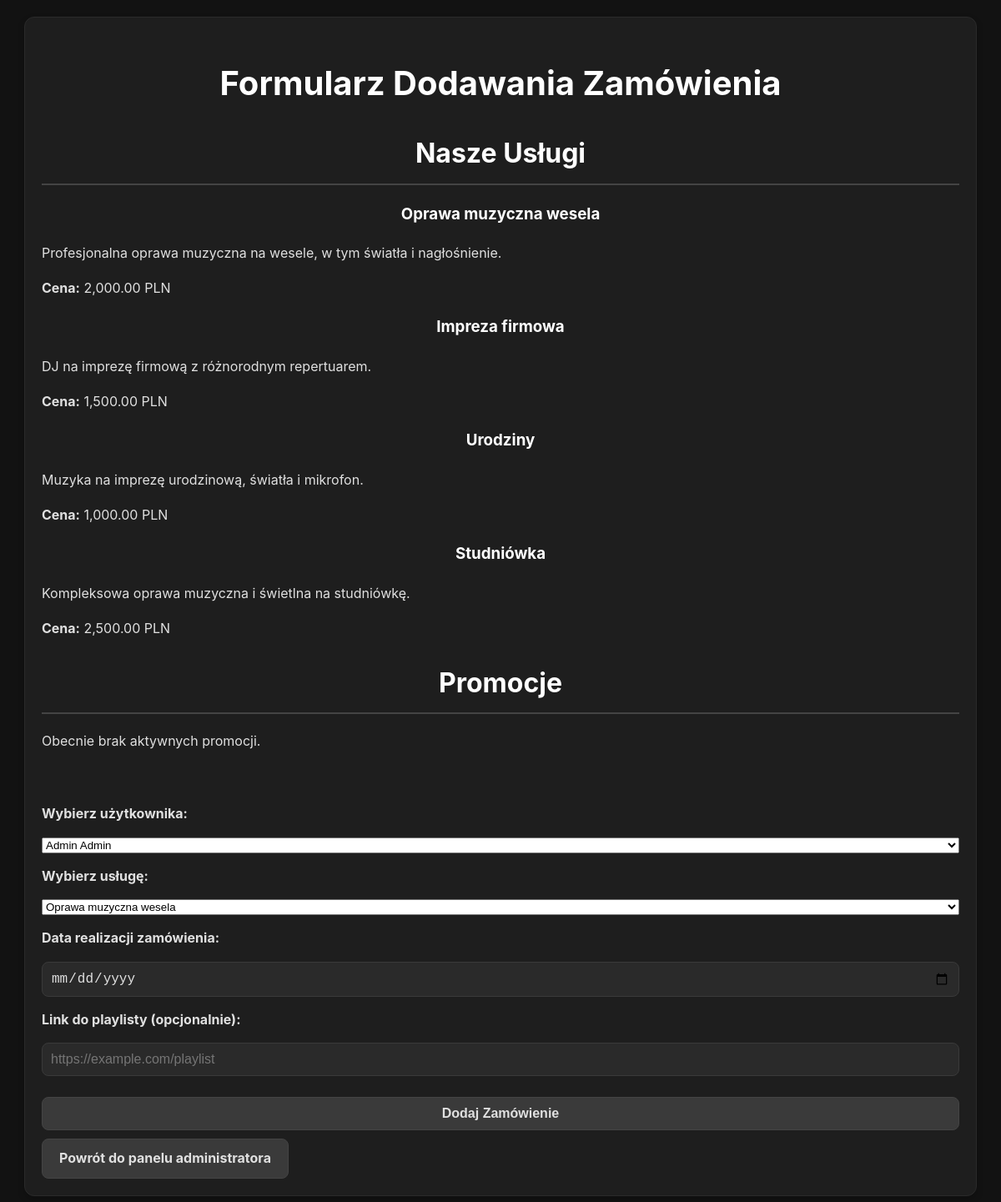
The page /admin_make_reservation.php (signed in) on the database its author committed.
### tables this page shows
CREATE TABLE `oferta_uslug` (
  `id_uslugi` int(11) NOT NULL,
  `nazwa` varchar(255) DEFAULT NULL,
  `cena` decimal(10,2) DEFAULT NULL COMMENT 'Cena w PLN',
  `opis` varchar(255) DEFAULT NULL COMMENT 'Szczegółowy opis usługi',
  `czas_trwania` int(11) DEFAULT NULL COMMENT 'Czas trwania usługi w minutach',
  `id_promocji` int(11) DEFAULT NULL
);

### admin_make_reservation.php (the view, shortened to what this page needs)
<?php
include 'config.php';
try {
    $stmt_offers = $pdo->query("SELECT nazwa, cena, opis FROM oferta_uslug");
    $offers = $stmt_offers->fetchAll(PDO::FETCH_ASSOC);
    $stmt_promotions = $pdo->query("SELECT nazwa, opis, rabat FROM promocje WHERE NOW() BETWEEN data_rozpoczecia AND data_zakonczenia");
    $promotions = $stmt_promotions->fetchAll(PDO::FETCH_ASSOC);
    $stmt_services = $pdo->query("SELECT nazwa FROM oferta_uslug");
    $services = $stmt_services->fetchAll(PDO::FETCH_ASSOC);
    $stmt_users = $pdo->query("SELECT id_user, CONCAT(imie, ' ', nazwisko) AS fullname FROM uzytkownicy");
    $users = $stmt_users->fetchAll(PDO::FETCH_ASSOC);
} catch (PDOException $e) {
    die("Błąd podczas pobierania danych: " . $e->getMessage());
}
?>
<!DOCTYPE html>
<html lang="pl">
<head>
    <link rel="stylesheet" href="style.css">
</head>
<body>
    <div class="container">
        <h1>Formularz Dodawania Zamówienia</h1>
        <h2>Nasze Usługi</h2>
            <div class="offers">
                <?php foreach ($offers as $offer): ?>
                    <div class="offer">
                        <h3><?= htmlspecialchars($offer['nazwa']) ?></h3>
                        <p><?= htmlspecialchars($offer['opis']) ?></p>
                        <p><strong>Cena:</strong> <?= number_format($offer['cena'], 2) ?> PLN</p>
                    </div>
                <?php endforeach; ?>
            </div>
        <section>
            <h2>Promocje</h2>
            <?php if (!empty($promotions)): ?>
                <ul>
                    <?php foreach ($promotions as $promotion): ?>
                        <li>
                            <strong><?= htmlspecialchars($promotion['nazwa']) ?>:</strong>
                            <?= htmlspecialchars($promotion['opis']) ?>
                            (<?= htmlspecialchars($promotion['rabat']) ?>% zniżki)
                        </li>
                    <?php endforeach; ?>
                </ul>
            <?php else: ?>
                <p>Obecnie brak aktywnych promocji.</p>
            <?php endif; ?>
        </section>
        <br>
        <form method="POST">
            <label for="user">Wybierz użytkownika:</label>
            <select id="user" name="user" required>
                <?php foreach ($users as $user): ?>
                    <option value="<?= htmlspecialchars($user['id_user']) ?>">
                        <?= htmlspecialchars($user['fullname']) ?>
                    </option>
                <?php endforeach; ?>
            </select>
            <label for="service">Wybierz usługę:</label>
            <select id="service" name="service" required>
                <?php foreach ($services as $service): ?>
                    <option value="<?= htmlspecialchars($service['nazwa']) ?>">
                        <?= htmlspecialchars($service['nazwa']) ?>
                    </option>
                <?php endforeach; ?>
            </select>
            <label for="date">Data realizacji zamówienia:</label>
            <input type="date" id="date" name="date" required>
            <label for="playlist_link">Link do playlisty (opcjonalnie):</label>
            <input type="url" id="playlist_link" name="playlist_link" placeholder="https://example.com/playlist">
            <button type="submit" class="button">Dodaj Zamówienie</button>
        </form>
        <a href="admin_panel.php" class="button">Powrót do panelu administratora</a>
    </div>
</body>
</html>

### style.css (style rules this page uses)
body { font-family: 'Inter', sans-serif; background: #121212; color: #e0e0e0; margin: 0; padding: 0; line-height: 1.6; }
.container { max-width: 1100px; margin: 20px auto; padding: 20px; background: #1e1e1e; border: 1px solid #2a2a2a; border-radius: 12px; box-shadow: 0 4px 8px rgba(0, 0, 0, 0.2); }
h1, h2, h3 { color: #ffffff; font-weight: 700; margin-bottom: 20px; text-align: center; }
h1 { font-size: 2.5rem; }
h2 { font-size: 2rem; border-bottom: 2px solid #444; padding-bottom: 10px; }
.button { display: inline-block; padding: 10px 20px; background: #3a3a3a; color: #e0e0e0; font-size: 1rem; font-weight: bold; text-decoration: none; border-radius: 8px; border: 1px solid #444; margin-top: 10px; transition: background 0.3s ease, transform 0.2s ease; }
form { display: flex; flex-direction: column; gap: 15px; margin-top: 20px; }
form label { font-weight: bold; color: #e0e0e0; }
form input { padding: 10px; font-size: 1rem; border: 1px solid #3a3a3a; background: #2a2a2a; color: #e0e0e0; border-radius: 8px; width: 100%; box-sizing: border-box; transition: border-color 0.3s ease, box-shadow 0.3s ease; }
form button { padding: 10px 20px; background: #3a3a3a; color: #e0e0e0; font-size: 1rem; font-weight: bold; border-radius: 8px; border: 1px solid #444; cursor: pointer; transition: background 0.3s ease, transform 0.2s ease; }

### rows shown on the page
oferta_uslug: nazwa "Oprawa muzyczna wesela", opis "Profesjonalna oprawa muzyczna na wesele, w tym światła i nagłośnienie.", cena "2,000.00"
oferta_uslug: nazwa "Impreza firmowa", opis "DJ na imprezę firmową z różnorodnym repertuarem.", cena "1,500.00"
oferta_uslug: nazwa "Urodziny", opis "Muzyka na imprezę urodzinową, światła i mikrofon.", cena "1,000.00"
oferta_uslug: nazwa "Studniówka", opis "Kompleksowa oprawa muzyczna i świetlna na studniówkę.", cena "2,500.00"

### other values the page prints
form field user "Admin Admin"
form field service "Oprawa muzyczna wesela"
